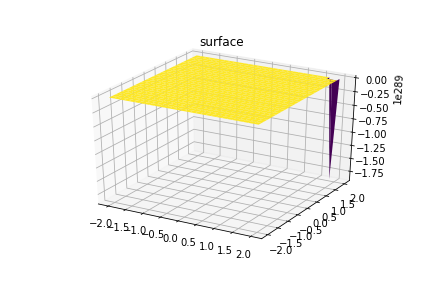

The Python source for this figure:
#! /usr/bin/env python3

import cost_function

# https://towardsdatascience.com/an-easy-introduction-to-3d-plotting-with-matplotlib-801561999725

import numpy as np
from mpl_toolkits import mplot3d

import matplotlib.pyplot as plt

fig = plt.figure()
ax = plt.axes(projection="3d")

x = np.linspace(-2, 2, 30)
y = np.linspace(-2, 2, 30)

X, Y = np.meshgrid(x, y)

W = np.ndarray(shape=(30, 30))
row = []
insert = 0
for a in x:
    for b in y:
        cost = cost_function.cost_function(x, y, (a, b))
        print("COST={}".format(cost))
        row.append(cost)

    np.insert(W, insert, row)
    insert = insert + 1
    # print("\n\nW={}".format(W))
    row = []

# print("\n\nW = {}".format(W))
ax = plt.axes(projection='3d')
ax.plot_surface(X, Y, W, rstride=1, cstride=1,
                cmap='viridis', edgecolor='none')
ax.set_title('surface')
plt.show()
